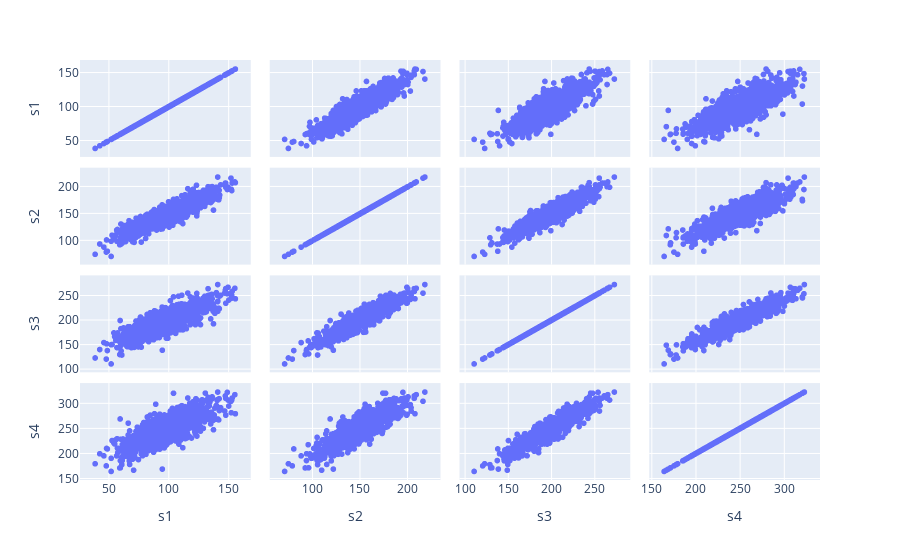

Notebook code for this chart:
### Markdown cell above
What to do with multiple dimensions?

### Code cell
df = pd.DataFrame({'s1':s1, 's2':s2,'s3':s3, 's4':s4})
px.scatter_matrix(df)

### Figure 1 — Plotly figure (JSON) as saved in the notebook; plotly's stock layout.template omitted (floating-point values rounded to 4 significant figures; data arrays with more than 128 entries replaced by an {"elided": "..."} marker saying what was removed)
{"data": [{"dimensions": [{"axis": {"matches": true}, "label": "s1", "values": {"elided": "1000 float values"}}, {"axis": {"matches": true}, "label": "s2", "values": {"elided": "1000 float values"}}, {"axis": {"matches": true}, "label": "s3", "values": {"elided": "1000 float values"}}, {"axis": {"matches": true}, "label": "s4", "values": {"elided": "1000 float values"}}], "hovertemplate": "%{xaxis.title.text}=%{x}<br>%{yaxis.title.text}=%{y}<extra></extra>", "legendgroup": "", "marker": {"color": "#636efa", "symbol": "circle"}, "name": "", "showlegend": false, "type": "splom"}], "layout": {"dragmode": "select", "legend": {"tracegroupgap": 0}, "margin": {"t": 60}}}
